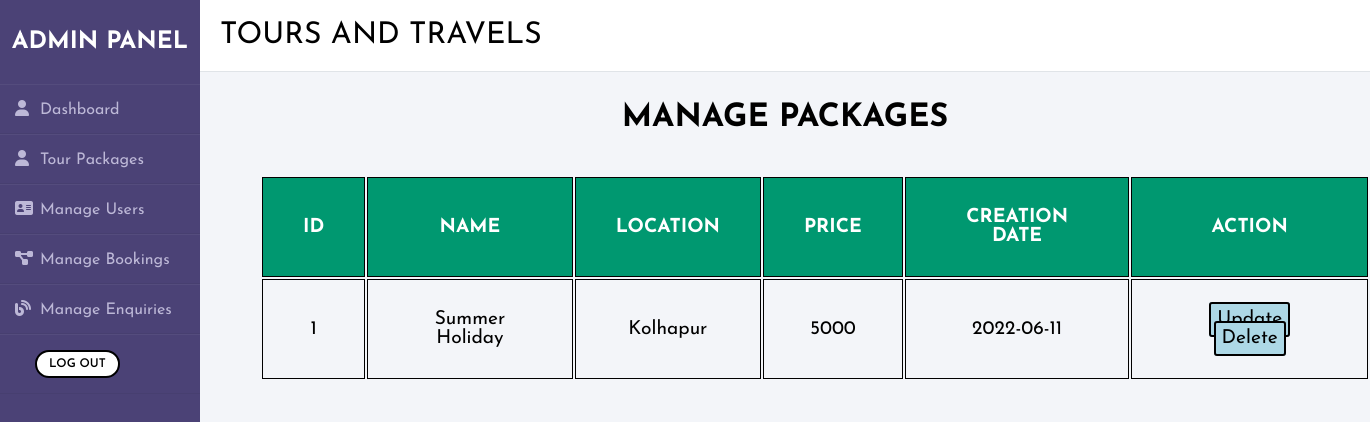
/admin/adminpanel.php?page=mngpkg.php (signed in), run on the app's committed database.
### tables this page shows
CREATE TABLE `tbltourpackages` (
  `PackageId` int(11) NOT NULL,
  `PackageName` varchar(255) NOT NULL,
  `PackageType` varchar(255) NOT NULL,
  `PackageLocation` varchar(255) NOT NULL,
  `PackagePrice` varchar(255) NOT NULL,
  `PackageFetures` varchar(255) NOT NULL,
  `PackageDetails` varchar(255) NOT NULL,
  `PackageImage` varchar(255) NOT NULL,
  `date` date NOT NULL DEFAULT current_timestamp()
);

### admin/mngpkg.php (the view, shortened to what this page needs)
<!DOCTYPE html>
<?php
require("connection.php");
 ?>
<html lang="en" dir="ltr">
  <head>
  </head>
  <body class="mngp">
    <div class="mngptl">
      <h1>MANAGE PACKAGES</h1>
      <br>
      <table class="cont_table">
        <thead>
          <tr>
            <th>ID</th>
            <th>NAME</th>
            <th>LOCATION</th>
            <th>PRICE</th>
            <th>CREATION DATE</th>
            <th>ACTION</th>
          </tr>
        </thead>
        <tbody>
          <?php
          $sql = "SELECT * FROM `tbltourpackages`";
          $result = mysqli_query($con, $sql);
           ?>
           <?php
          while ($row = $result->fetch_assoc()) {
            ?>
            <tr>
                 <td><?php echo$row["PackageId"]; ?>  </td>
                 <td><?php echo$row["PackageName"]; ?>  </td>
                 <td><?php echo$row["PackageLocation"]; ?>  </td>
                 <td><?php echo$row["PackagePrice"]; ?>  </td>
                 <td><?php echo$row["date"]; ?>  </td>
                 <td>
                   <a class='button' href='adminpanel.php?page=edit.php&id=<?php echo$row["PackageId"]; ?>'>Update</a>
                   <a class='button' href='delete.php?id=<?php echo$row["PackageId"]; ?>'>Delete</a>
                 </td>
                 </tr>
          <?php } ?>
        </tbody>
      </table>
    </div>
  </body>
</html>

### admin/adminpanel.css (style rules this page uses)
* { margin: 0; padding: 0; box-sizing: border-box; list-style: none; text-decoration: none; font-family: 'Josefin Sans', sans-serif; }
body { background-color: #f3f5f9; }

### admin/mngpkg.php (style rules this page uses)
.mngp .mngptl { margin-top: 30px; text-align: center; }
.cont_table { margin: 25px 0; font-size: 1.2em; min-width: 1100px; margin-left: 60px; }
.cont_table thead tr { background-color: #009870; color: #ffffff; text-align: left; font-weight: bold; }
.cont_table tbody tr { text-align: left; }
.cont_table th { padding: 30px 40px; text-align: center; }
.cont_table td { padding: 30px 40px; text-align: center; }
.cont_table table, th, td { border: 1px solid black; }
.button { background-color: #ADD8E6; color: black; border: 2px solid black; border-radius: 3px; padding: 6px; margin-left : 5px; margin-right: 5px; }

### data on the page
tbltourpackages: PackageId "1", PackageName "Summer Holiday", PackageLocation "Kolhapur", PackagePrice "5000", date "2022-06-11"
